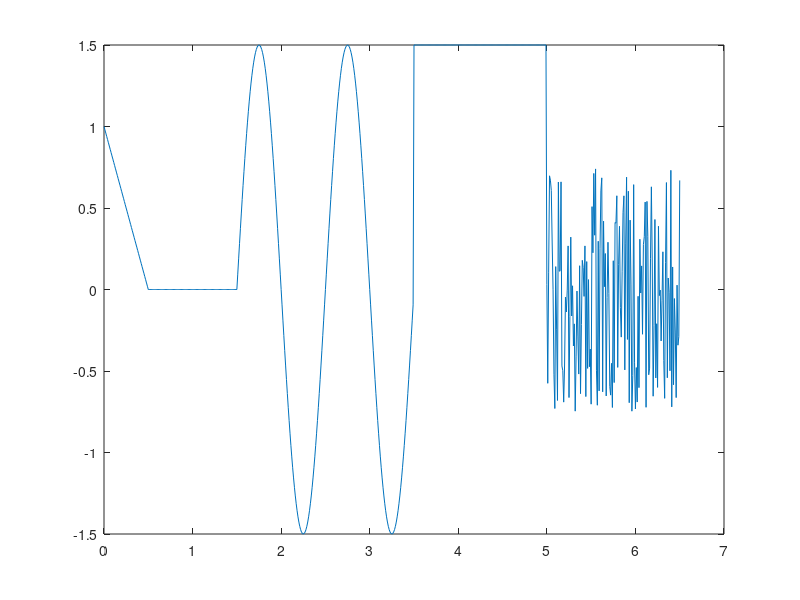

The MATLAB source for this figure:
function y = lab3_demo(t)
if nargin == 0 %nargin = iejasas arg sk.
  t = 0:0.01:6.5;% kopīgais t
end
%% pārējos izteiksim ar datu filtrāciju

%t_saw = 0:0.01:0.5;
t_saw_f = (t>=0)&(t<0.5);
t_saw = t(t_saw_f);
%t_zero = 0.5:0.01:1.5;
t_zero_f = (t>=0.5)&(t<1.5);
t_zero = t(t_zero_f);
%t_sin = 1.5:0.01:3.5;
t_sin_f = (t>=1.5)&(t<3.5);
t_sin = t(t_sin_f);
%t_const = 3.5:0.01:5;
t_const_f = (t>=3.5)&(t<5);
t_const = t(t_const_f);
%t_noise = 5:0.01:6.5;
t_noise_f = (t>=5)&(t<=6.5);
t_noise = t(t_noise_f);
%% sinusoīda
A0 = 0;
A = 1.5;
T = (3.5 - 1.5)/2;
f = 1/T;
delay = 1.5;
y_sin = A0+A*sin(2*pi*f*(t_sin-delay));
% plot(t_sin,y_sin)
% axis([xmin xmax ymin ymax])
%% lineāri mainīgais signāls
% k = (yA-yB)/(tA-tB)
k = (1-0)/(0-0.5);
delay = 0.5;
y_saw = k*(t_saw-delay);
% hold on
% plot(t_saw,y_saw)
%% konstante
y_const = 1.5+zeros(size(t_const));
% plot(t_const,y_const)
%% Nulles signāls
y_zero = zeros(size(t_zero));
% plot(t_zero,y_zero)
%% Trokšņa signāls
y_noise = (rand(size(t_noise))*1.5)-0.75;
% plot(t_noise,y_noise)
%% visu signālu apvienošana
t = [t_saw,t_zero,t_sin,t_const,t_noise];
y = [y_saw,y_zero,y_sin,y_const,y_noise];
if nargout == 0
   plot(t,y)
   y=[];
end
% hold off